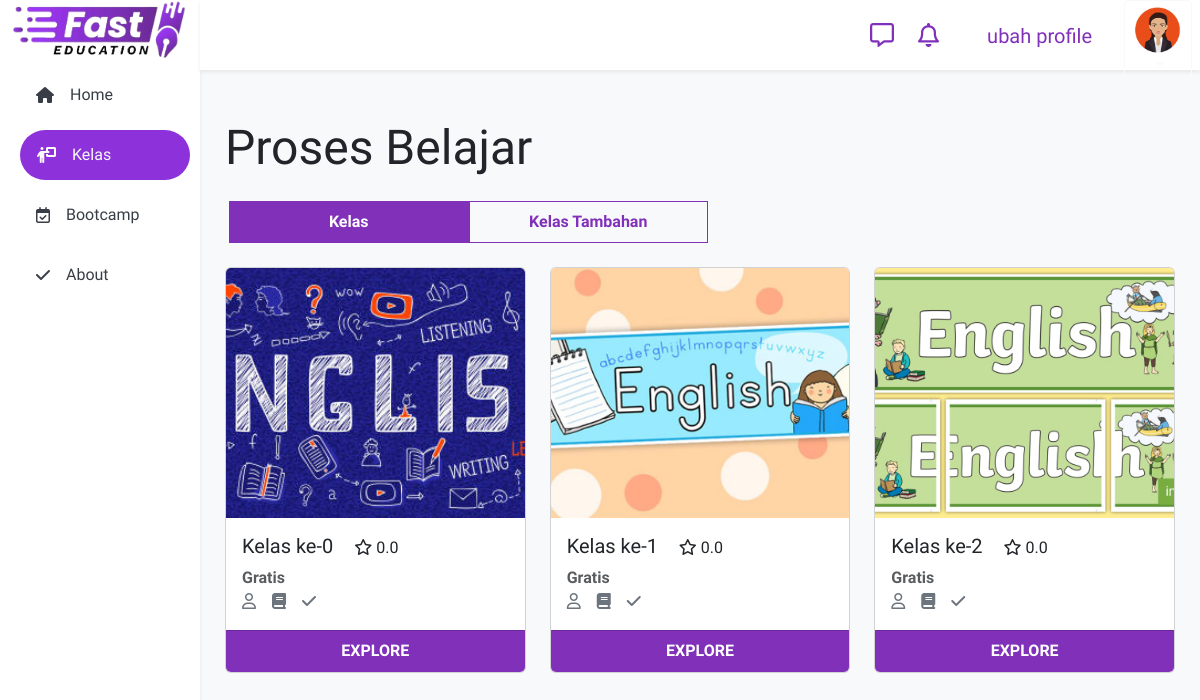
The page /user/kelas (signed in) on the database its author committed.
### dashboard/models/setting.py (models this page shows, shortened)
class Setting(models.Model):
    title       = models.CharField(max_length=224)
    sub         = models.TextField()
    icon        = models.FileField(upload_to='landing', blank=True, )
    logo        = models.FileField(upload_to='landing', blank=True, )
    foto        = models.FileField(upload_to='landing', blank=True, )
    fotoadv     = models.FileField(upload_to='landing', blank=True, )
    alamat      = models.CharField(max_length=224, blank=True, )
    telp        = models.CharField(blank=True,max_length=13 )
    email       = models.EmailField(blank=True, )
    ig          = models.CharField(max_length=224, blank=True, )
    fb          = models.CharField(max_length=224, blank=True, )
    tiktok      = models.CharField(max_length=224, blank=True, )
    youtube     = models.CharField(max_length=224, blank=True, )
    komisi_teacher = models.IntegerField(default=70)
    komisi_developer = models.IntegerField(default=7)
    komisi_owner = models.IntegerField(default=23)

### teacher/models/kelas.py (models this page shows, shortened)
class Kelas(models.Model):
    kelas       = models.CharField(max_length=224)
    bahasa      = models.CharField(max_length=3,choices=Language, blank=True)
    slug        = models.SlugField(max_length=30, null=True)
    photo       = models.FileField(upload_to='kelas', max_length=100, default="kelas/default.jpg")
    kategori    = models.ForeignKey(Kategori,blank=True, null=True,on_delete=models.CASCADE, related_name="kategori_kelas")
    level       = models.ForeignKey(Level,blank=True, null=True,on_delete=models.CASCADE, related_name="level_kelas")
    keterangan  = models.CharField(blank=True,max_length=224)
    rangkuman   = RichTextField(blank=True, null=True)
    defaultget  = models.BooleanField(default=False)
    biaya       = models.IntegerField(default=0)
    discount    = models.IntegerField(default=0)
    premium     = models.BooleanField(default=False)
    mahkota     = models.IntegerField(default=0)
    dilihat     = models.IntegerField(default=0)
    certificate = models.BooleanField(default=False)
    rilis       = models.BooleanField(default=False)
    urutan      = models.IntegerField(blank=True, null=True)

### user/views/kelas.py (the view, shortened to what this page needs)
# urls.py: path('', views.index, name='index'),
class index(View):
    def get(self, request, slug=None):
        if not slug:
            context["user"] = Users.objects.get(user=request.user)
            context["kelas"] = Kelas.objects.all()
            return render(request, 'user/kelas/index.html', context)

### dashboard/templatetags/custom_tags.py (called while the page is built)
@register.simple_tag
def random_int(a, b=None):
    if b is None:
        a, b = 0, a
    return random.randint(a, b)

### dashboard/utils.py (called while the page is built)
def is_date_in_range(request):
    if not request.user.is_authenticated:
        return False
    premium = Premium.objects.filter(user=request.user)
    if not premium.exists():
        return False
    return premium.premium_start <= datetime.now() <= premium.premium_end

def beforeRequest(request):
    if request.user.is_authenticated:
        user = Users.objects.filter(user=request.user.id)
        if not user.exists():
            Users.objects.create(user=request.user)

def config(request):
    beforeRequest(request)
    context = {}
    context['config']   = Setting.objects.get()
    context['me']       = Users.objects.get(user=request.user) if request.user.is_authenticated else ''
    context['premium']  = is_date_in_range(request) if request.user.is_authenticated else False
    context['mentorlist']   = Users.objects.filter(teacher=True)
    return context

### templates/user/kelas/index.html (shortened to what this page needs)
{% extends 'dashboard.html' %}
{% load static %}
{% block content %}
<div class="content">
    <p class="display-5 my-4">Proses Belajar</p>
    <div class="ms-1 row text-center">
        <a id="btnkelas" class="col-3 btn text-decoration-none fw-bold btn-primary rounded-0 py-2">Kelas</a>
        <a id="btnlangganan" class="col-3 btn text-decoration-none fw-bold btn-outline-primary  rounded-0 py-2 ">Kelas Tambahan</a>
    </div>
    <div class="mt-4" id="kls">
        <div class="row rounded-3">
        {% for k in kelas %}
        <div class="col-lg-4 col-6">
            <div class="card w-100">
                <img src="/media/{{k.photo}}" class="card-img-top w-100 img-mobile" alt="...">
                <div class="card-body d-flex flex-column  fw-semibold">
                    <h5 class="card-title">{{k.kelas}} <span class="h6"><i class="far fa-star ms-3 me-1"></i>{% if k.ratting == None %}0.0{%else%}{{ k.ratting}}{% endif %}</span></h5>
                    {% if k.premium %}<div class="text-primary">Permium</div>{% else %} <div class="text-muted">Gratis</div> {% endif %}
                    <div class="card-text text-secondary">
                        <i class="far fa-user me-1"></i>{{k.subscribe}}
                        <i class="fas fa-book me-1 ms-2 "></i>{{k.pelajaran}}
                        <i class="fas fa-check ms-2 me-1"></i>{{k.finish}}
                    </div>
                </div>
                <a href="{% url 'user:koridor' slug=k.slug %}" class="card-footer btn btn-primary bg-primary text-white fw-bold">
                    EXPLORE
                </a>
              </div>
        </div>
        {% endfor %}
        </div>
    </div>
{% endblock content %}

### templates/snippets/sidebar.html
<div class="sidebar h6 shadow-sm" id="sidebar">
    <div class="d-none d-md-block"><img src="/media/{{config.icon}}" alt="logo" style="height: 60px;"></div>
    {% if peran == 'user' %}
    <a {% if url == 'index' %}class="active"{% endif %} href="{% url 'user:index' %}"><i class="fas fa-home me-3"></i> <span class="d-none d-sm-block">Home</span></a>
    <a {% if url == 'kelas' %}class="active"{% endif %} href="{% url 'user:kelas' %}"><i class="fa-solid fa-person-chalkboard me-3"></i><span class="d-none d-sm-block">Kelas</span></a>
    <a {% if url == 'bootcamp' %}class="active"{% endif %} href="{% url 'user:bootcamp' %}"><i class="fa-regular fa-calendar-check me-3"></i><span class="d-none d-sm-block">Bootcamp</span></a>
    <a href="#about"><i class="fa-solid fa-check me-3"></i><span class="d-none d-sm-block">About</span></a>
    {% endif %}
</div>

### static/css/dashboard.css (style rules this page uses)
body { margin: 0; }
.sidebar { margin: 0; padding-left: 10px; width: 200px; background-color: #fff; position: fixed; height: 100%; overflow: auto; z-index: 2; }
.sidebar a { display: flex; color: #393E46; padding-left: 16px; padding-right: 16px; margin: 10px; height: 50px; text-decoration: none; align-items: center; border-radius: 30px; transition: background-color .2s; }
.sidebar a.active { background-color: #8D32DB; color: #f8f9f8; }
.content { display: block; position: absolute; top: calc(50% + 70px); left: calc(50% + 200px); transform: translate(calc(-50% - 100px), calc(-50% - 35px)); width: calc(100% - 250px); max-width: 1600px; height:calc(100% - 120px); }

### static/css/style.css (style rules this page uses)
* { font-family: 'Titillium Web', sans-serif; }

### templates/user/kelas/index.html (style rules this page uses)
.img-mobile { height: 250px; object-fit: cover; }

### rows shown on the page
Setting: icon (picture)
Kelas: photo (picture), kelas "Kelas ke-0", premium "Gratis"
Kelas: photo (picture), kelas "Kelas ke-1", premium "Gratis"
Kelas: photo (picture), kelas "Kelas ke-2", premium "Gratis"
